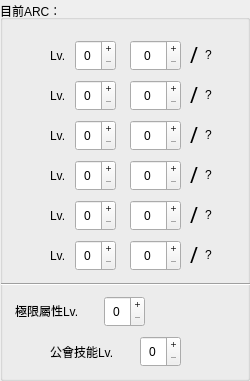
    <widget class="QGroupBox" name="groupBox_6">
     <property name="geometry">
      <rect>
       <x>12</x>
       <y>10</y>
       <width>250</width>
       <height>381</height>
      </rect>
     </property>
     <property name="title">
      <string>目前ARC：</string>
     </property>
     <property name="alignment">
      <set>Qt::AlignLeading|Qt::AlignLeft|Qt::AlignVCenter</set>
     </property>
     <widget class="QSpinBox" name="HyperStats">
      <property name="geometry">
       <rect>
        <x>104</x>
        <y>296</y>
        <width>41</width>
        <height>31</height>
       </rect>
      </property>
      <property name="alignment">
       <set>Qt::AlignCenter</set>
      </property>
      <property name="buttonSymbols">
       <enum>QAbstractSpinBox::PlusMinus</enum>
      </property>
      <property name="showGroupSeparator" stdset="0">
       <bool>false</bool>
      </property>
      <property name="maximum">
       <number>15</number>
      </property>
      <property name="value">
       <number>0</number>
      </property>
     </widget>
     <widget class="QLabel" name="Arc1upgrade">
      <property name="geometry">
       <rect>
        <x>205</x>
        <y>39</y>
        <width>31</width>
        <height>31</height>
       </rect>
      </property>
      <property name="toolTip">
       <string notr="true">升級所需數量</string>
      </property>
      <property name="statusTip">
       <string notr="true"/>
      </property>
      <property name="whatsThis">
       <string notr="true"/>
      </property>
      <property name="accessibleName">
       <string notr="true"/>
      </property>
      <property name="accessibleDescription">
       <string notr="true"/>
      </property>
      <property name="text">
       <string notr="true">?</string>
      </property>
     </widget>
     <widget class="QLabel" name="label">
      <property name="geometry">
       <rect>
        <x>50</x>
        <y>40</y>
        <width>21</width>
        <height>31</height>
       </rect>
      </property>
      <property name="toolTip">
       <string notr="true"/>
      </property>
      <property name="statusTip">
       <string notr="true"/>
      </property>
      <property name="whatsThis">
       <string notr="true"/>
      </property>
      <property name="accessibleName">
       <string notr="true"/>
      </property>
      <property name="accessibleDescription">
       <string notr="true"/>
      </property>
      <property name="text">
       <string notr="true">Lv.</string>
      </property>
     </widget>
     <widget class="QLabel" name="label_12">
      <property name="geometry">
       <rect>
        <x>190</x>
        <y>199</y>
        <width>16</width>
        <height>31</height>
       </rect>
      </property>
      <property name="font">
       <font>
        <family>微軟正黑體</family>
        <pointsize>16</pointsize>
       </font>
      </property>
      <property name="toolTip">
       <string notr="true"/>
      </property>
      <property name="statusTip">
       <string notr="true"/>
      </property>
      <property name="whatsThis">
       <string notr="true"/>
      </property>
      <property name="accessibleName">
       <string notr="true"/>
      </property>
      <property name="accessibleDescription">
       <string notr="true"/>
      </property>
      <property name="text">
       <string notr="true">/</string>
      </property>
     </widget>
     <widget class="QLabel" name="label_4">
      <property name="geometry">
       <rect>
        <x>50</x>
        <y>240</y>
        <width>21</width>
        <height>31</height>
       </rect>
      </property>
      <property name="toolTip">
       <string notr="true"/>
      </property>
      <property name="statusTip">
       <string notr="true"/>
      </property>
      <property name="whatsThis">
       <string notr="true"/>
      </property>
      <property name="accessibleName">
       <string notr="true"/>
      </property>
      <property name="accessibleDescription">
       <string notr="true"/>
      </property>
      <property name="text">
       <string notr="true">Lv.</string>
      </property>
     </widget>
     <widget class="QLabel" name="label_6">
      <property name="geometry">
       <rect>
        <x>50</x>
        <y>200</y>
        <width>21</width>
        <height>31</height>
       </rect>
      </property>
      <property name="toolTip">
       <string notr="true"/>
      </property>
      <property name="statusTip">
       <string notr="true"/>
      </property>
      <property name="whatsThis">
       <string notr="true"/>
      </property>
      <property name="accessibleName">
       <string notr="true"/>
      </property>
      <property name="accessibleDescription">
       <string notr="true"/>
      </property>
      <property name="text">
       <string notr="true">Lv.</string>
      </property>
     </widget>
     <widget class="QLabel" name="Arc4upgrade">
      <property name="geometry">
       <rect>
        <x>205</x>
        <y>159</y>
        <width>31</width>
        <height>31</height>
       </rect>
      </property>
      <property name="toolTip">
       <string notr="true">升級所需數量</string>
      </property>
      <property name="statusTip">
       <string notr="true"/>
      </property>
      <property name="whatsThis">
       <string notr="true"/>
      </property>
      <property name="accessibleName">
       <string notr="true"/>
      </property>
      <property name="accessibleDescription">
       <string notr="true"/>
      </property>
      <property name="text">
       <string notr="true">?</string>
      </property>
     </widget>
     <widget class="QLabel" name="label_5">
      <property name="geometry">
       <rect>
        <x>50</x>
        <y>160</y>
        <width>21</width>
        <height>31</height>
       </rect>
      </property>
      <property name="toolTip">
       <string notr="true"/>
      </property>
      <property name="statusTip">
       <string notr="true"/>
      </property>
      <property name="whatsThis">
       <string notr="true"/>
      </property>
      <property name="accessibleName">
       <string notr="true"/>
      </property>
      <property name="accessibleDescription">
       <string notr="true"/>
      </property>
      <property name="text">
       <string notr="true">Lv.</string>
      </property>
     </widget>
     <widget class="QLabel" name="arcimg4">
      <property name="geometry">
       <rect>
        <x>11</x>
        <y>160</y>
        <width>31</width>
        <height>31</height>
       </rect>
      </property>
      <property name="toolTip">
       <string notr="true">阿爾卡娜</string>
      </property>
      <property name="statusTip">
       <string notr="true"/>
      </property>
      <property name="whatsThis">
       <string notr="true"/>
      </property>
      <property name="accessibleName">
       <string notr="true"/>
      </property>
      <property name="accessibleDescription">
       <string notr="true"/>
      </property>
      <property name="text">
       <string notr="true"/>
      </property>
      <property name="pixmap">
       <pixmap resource="images.qrc">:/images/ARC4.png</pixmap>
      </property>
      <property name="margin">
       <number>-1</number>
      </property>
     </widget>
     <widget class="QLabel" name="label_10">
      <property name="geometry">
       <rect>
        <x>190</x>
        <y>119</y>
        <width>16</width>
        <height>31</height>
       </rect>
      </property>
      <property name="font">
       <font>
        <family>微軟正黑體</family>
        <pointsize>16</pointsize>
       </font>
      </property>
      <property name="toolTip">
       <string notr="true"/>
      </property>
      <property name="statusTip">
       <string notr="true"/>
      </property>
      <property name="whatsThis">
       <string notr="true"/>
      </property>
      <property name="accessibleName">
       <string notr="true"/>
      </property>
      <property name="accessibleDescription">
       <string notr="true"/>
      </property>
      <property name="text">
       <string notr="true">/</string>
      </property>
     </widget>
     <widget class="QLabel" name="Arc6upgrade">
      <property name="geometry">
       <rect>
        <x>205</x>
        <y>239</y>
        <width>31</width>
        <height>31</height>
       </rect>
      </property>
      <property name="toolTip">
       <string notr="true">升級所需數量</string>
      </property>
      <property name="statusTip">
       <string notr="true"/>
      </property>
      <property name="whatsThis">
       <string notr="true"/>
      </property>
      <property name="accessibleName">
       <string notr="true"/>
      </property>
      <property name="accessibleDescription">
       <string notr="true"/>
      </property>
      <property name="text">
       <string notr="true">?</string>
      </property>
     </widget>
     <widget class="QLabel" name="arcimg5">
      <property name="geometry">
       <rect>
        <x>10</x>
        <y>200</y>
        <width>31</width>
        <height>31</height>
       </rect>
      </property>
      <property name="toolTip">
       <string notr="true">魔菈斯</string>
      </property>
      <property name="statusTip">
       <string notr="true"/>
      </property>
      <property name="whatsThis">
       <string notr="true"/>
      </property>
      <property name="accessibleName">
       <string notr="true"/>
      </property>
      <property name="accessibleDescription">
       <string notr="true"/>
      </property>
      <property name="text">
       <string notr="true"/>
      </property>
      <property name="pixmap">
       <pixmap resource="images.qrc">:/images/ARC5.png</pixmap>
      </property>
      <property name="margin">
       <number>-1</number>
      </property>
     </widget>
     <widget class="QLabel" name="label_2">
      <property name="geometry">
       <rect>
        <x>50</x>
        <y>80</y>
        <width>21</width>
        <height>31</height>
       </rect>
      </property>
      <property name="toolTip">
       <string notr="true"/>
      </property>
      <property name="statusTip">
       <string notr="true"/>
      </property>
      <property name="whatsThis">
       <string notr="true"/>
      </property>
      <property name="accessibleName">
       <string notr="true"/>
      </property>
      <property name="accessibleDescription">
       <string notr="true"/>
      </property>
      <property name="text">
       <string notr="true">Lv.</string>
      </property>
     </widget>
     <widget class="QLabel" name="arcimg1">
      <property name="geometry">
       <rect>
        <x>10</x>
        <y>40</y>
        <width>31</width>
        <height>31</height>
       </rect>
      </property>
      <property name="toolTip">
       <string notr="true">消逝的旅途</string>
      </property>
      <property name="statusTip">
       <string notr="true"/>
      </property>
      <property name="whatsThis">
       <string notr="true"/>
      </property>
      <property name="accessibleName">
       <string notr="true"/>
      </property>
      <property name="accessibleDescription">
       <string notr="true"/>
      </property>
      <property name="text">
       <string notr="true"/>
      </property>
      <property name="pixmap">
       <pixmap resource="images.qrc">:/images/ARC1.png</pixmap>
      </property>
      <property name="margin">
       <number>-1</number>
      </property>
     </widget>
     <widget class="QLabel" name="Arc3upgrade">
      <property name="geometry">
       <rect>
        <x>205</x>
        <y>119</y>
        <width>31</width>
        <height>31</height>
       </rect>
      </property>
      <property name="toolTip">
       <string notr="true">升級所需數量</string>
      </property>
      <property name="statusTip">
       <string notr="true"/>
      </property>
      <property name="whatsThis">
       <string notr="true"/>
      </property>
      <property name="accessibleName">
       <string notr="true"/>
      </property>
      <property name="accessibleDescription">
       <string notr="true"/>
      </property>
      <property name="text">
       <string notr="true">?</string>
      </property>
     </widget>
     <widget class="QLabel" name="arcimg3">
      <property name="geometry">
       <rect>
        <x>10</x>
        <y>120</y>
        <width>31</width>
        <height>31</height>
       </rect>
      </property>
      <property name="toolTip">
       <string notr="true">拉契爾恩</string>
      </property>
      <property name="statusTip">
       <string notr="true"/>
      </property>
      <property name="whatsThis">
       <string notr="true"/>
      </property>
      <property name="accessibleName">
       <string notr="true"/>
      </property>
      <property name="accessibleDescription">
       <string notr="true"/>
      </property>
      <property name="text">
       <string notr="true"/>
      </property>
      <property name="pixmap">
       <pixmap resource="images.qrc">:/images/ARC3.png</pixmap>
      </property>
      <property name="scaledContents">
       <bool>false</bool>
      </property>
      <property name="margin">
       <number>-1</number>
      </property>
     </widget>
     <widget class="QLabel" name="arcimg6">
      <property name="geometry">
       <rect>
        <x>10</x>
        <y>240</y>
        <width>31</width>
        <height>31</height>
       </rect>
      </property>
      <property name="toolTip">
       <string notr="true">艾斯佩拉</string>
      </property>
      <property name="statusTip">
       <string notr="true"/>
      </property>
      <property name="whatsThis">
       <string notr="true"/>
      </property>
      <property name="accessibleName">
       <string notr="true"/>
      </property>
      <property name="accessibleDescription">
       <string notr="true"/>
      </property>
      <property name="text">
       <string notr="true"/>
      </property>
      <property name="pixmap">
       <pixmap resource="images.qrc">:/images/ARC6.png</pixmap>
      </property>
      <property name="margin">
       <number>1</number>
      </property>
     </widget>
     <widget class="QLabel" name="label_8">
      <property name="geometry">
       <rect>
        <x>190</x>
        <y>39</y>
        <width>16</width>
        <height>31</height>
       </rect>
      </property>
      <property name="font">
       <font>
        <family>微軟正黑體</family>
        <pointsize>16</pointsize>
       </font>
      </property>
      <property name="toolTip">
       <string notr="true"/>
      </property>
      <property name="statusTip">
       <string notr="true"/>
      </property>
      <property name="whatsThis">
       <string notr="true"/>
      </property>
      <property name="accessibleName">
       <string notr="true"/>
      </property>
      <property name="accessibleDescription">
       <string notr="true"/>
      </property>
      <property name="text">
       <string notr="true">/</string>
      </property>
     </widget>
     <widget class="QLabel" name="label_13">
      <property name="geometry">
       <rect>
        <x>190</x>
        <y>239</y>
        <width>16</width>
        <height>31</height>
       </rect>
      </property>
      <property name="font">
       <font>
        <family>微軟正黑體</family>
        <pointsize>16</pointsize>
       </font>
      </property>
      <property name="toolTip">
       <string notr="true"/>
      </property>
      <property name="statusTip">
       <string notr="true"/>
      </property>
      <property name="whatsThis">
       <string notr="true"/>
      </property>
      <property name="accessibleName">
       <string notr="true"/>
      </property>
      <property name="accessibleDescription">
       <string notr="true"/>
      </property>
      <property name="text">
       <string notr="true">/</string>
      </property>
     </widget>
     <widget class="QLabel" name="label_3">
      <property name="geometry">
       <rect>
        <x>50</x>
        <y>120</y>
        <width>21</width>
        <height>31</height>
       </rect>
      </property>
      <property name="toolTip">
       <string notr="true"/>
      </property>
      <property name="statusTip">
       <string notr="true"/>
      </property>
      <property name="whatsThis">
       <string notr="true"/>
      </property>
      <property name="accessibleName">
       <string notr="true"/>
      </property>
      <property name="accessibleDescription">
       <string notr="true"/>
      </property>
      <property name="text">
       <string notr="true">Lv.</string>
      </property>
     </widget>
     <widget class="QLabel" name="Arc2upgrade">
      <property name="geometry">
       <rect>
        <x>205</x>
        <y>79</y>
        <width>31</width>
        <height>31</height>
       </rect>
      </property>
      <property name="toolTip">
       <string notr="true">升級所需數量</string>
      </property>
      <property name="statusTip">
       <string notr="true"/>
      </property>
      <property name="whatsThis">
       <string notr="true"/>
      </property>
      <property name="accessibleName">
       <string notr="true"/>
      </property>
      <property name="accessibleDescription">
       <string notr="true"/>
      </property>
      <property name="text">
       <string notr="true">?</string>
      </property>
     </widget>
     <widget class="QLabel" name="label_9">
      <property name="geometry">
       <rect>
        <x>190</x>
        <y>79</y>
        <width>16</width>
        <height>31</height>
       </rect>
      </property>
      <property name="font">
       <font>
        <family>微軟正黑體</family>
        <pointsize>16</pointsize>
       </font>
      </property>
      <property name="toolTip">
       <string notr="true"/>
      </property>
      <property name="statusTip">
       <string notr="true"/>
      </property>
      <property name="whatsThis">
       <string notr="true"/>
      </property>
      <property name="accessibleName">
       <string notr="true"/>
      </property>
      <property name="accessibleDescription">
       <string notr="true"/>
      </property>
      <property name="text">
       <string notr="true">/</string>
      </property>
     </widget>
     <widget class="QLabel" name="label_11">
      <property name="geometry">
       <rect>
        <x>190</x>
        <y>159</y>
        <width>16</width>
        <height>31</height>
       </rect>
      </property>
      <property name="font">
       <font>
        <family>微軟正黑體</family>
        <pointsize>16</pointsize>
       </font>
      </property>
      <property name="toolTip">
       <string notr="true"/>
      </property>
      <property name="statusTip">
       <string notr="true"/>
      </property>
      <property name="whatsThis">
       <string notr="true"/>
      </property>
      <property name="accessibleName">
       <string notr="true"/>
      </property>
      <property name="accessibleDescription">
       <string notr="true"/>
      </property>
      <property name="text">
       <string notr="true">/</string>
      </property>
     </widget>
     <widget class="QLabel" name="arcimg2">
      <property name="geometry">
       <rect>
        <x>10</x>
        <y>80</y>
        <width>31</width>
        <height>31</height>
       </rect>
      </property>
      <property name="toolTip">
       <string notr="true">啾啾島</string>
      </property>
      <property name="statusTip">
       <string notr="true"/>
      </property>
      <property name="whatsThis">
       <string notr="true"/>
      </property>
      <property name="accessibleName">
       <string notr="true"/>
      </property>
      <property name="accessibleDescription">
       <string notr="true"/>
      </property>
      <property name="text">
       <string notr="true"/>
      </property>
      <property name="pixmap">
       <pixmap resource="images.qrc">:/images/ARC2.png</pixmap>
      </property>
      <property name="margin">
       <number>-1</number>
      </property>
     </widget>
     <widget class="QLabel" name="Arc5upgrade">
      <property name="geometry">
       <rect>
        <x>205</x>
        <y>199</y>
        <width>31</width>
        <height>31</height>
       </rect>
      </property>
      <property name="toolTip">
       <string notr="true">升級所需數量</string>
      </property>
      <property name="statusTip">
       <string notr="true"/>
      </property>
      <property name="whatsThis">
       <string notr="true"/>
      </property>
      <property name="accessibleName">
       <string notr="true"/>
      </property>
      <property name="accessibleDescription">
       <string notr="true"/>
      </property>
      <property name="text">
       <string notr="true">?</string>
      </property>
     </widget>
     <widget class="QLabel" name="label_35">
      <property name="geometry">
       <rect>
        <x>15</x>
        <y>295</y>
        <width>91</width>
        <height>31</height>
       </rect>
      </property>
      <property name="toolTip">
       <string notr="true"/>
      </property>
      <property name="statusTip">
       <string notr="true"/>
      </property>
      <property name="whatsThis">
       <string notr="true"/>
      </property>
      <property name="accessibleName">
       <string notr="true"/>
      </property>
      <property name="accessibleDescription">
       <string notr="true"/>
      </property>
      <property name="text">
       <string notr="true">極限屬性Lv.</string>
      </property>
     </widget>
     <widget class="QSpinBox" name="Arc1LV">
      <property name="geometry">
       <rect>
        <x>75</x>
        <y>40</y>
        <width>41</width>
        <height>31</height>
       </rect>
      </property>
      <property name="alignment">
       <set>Qt::AlignCenter</set>
      </property>
      <property name="buttonSymbols">
       <enum>QAbstractSpinBox::PlusMinus</enum>
      </property>
      <property name="showGroupSeparator" stdset="0">
       <bool>false</bool>
      </property>
      <property name="maximum">
       <number>20</number>
      </property>
      <property name="value">
       <number>0</number>
      </property>
     </widget>
     <widget class="QSpinBox" name="Arc2LV">
      <property name="geometry">
       <rect>
        <x>75</x>
        <y>80</y>
        <width>41</width>
        <height>31</height>
       </rect>
      </property>
      <property name="alignment">
       <set>Qt::AlignCenter</set>
      </property>
      <property name="buttonSymbols">
       <enum>QAbstractSpinBox::PlusMinus</enum>
      </property>
      <property name="showGroupSeparator" stdset="0">
       <bool>false</bool>
      </property>
      <property name="maximum">
       <number>20</number>
      </property>
      <property name="value">
       <number>0</number>
      </property>
     </widget>
     <widget class="QSpinBox" name="Arc3LV">
      <property name="geometry">
       <rect>
        <x>75</x>
        <y>120</y>
        <width>41</width>
        <height>31</height>
       </rect>
      </property>
      <property name="alignment">
       <set>Qt::AlignCenter</set>
      </property>
      <property name="buttonSymbols">
       <enum>QAbstractSpinBox::PlusMinus</enum>
      </property>
      <property name="showGroupSeparator" stdset="0">
       <bool>false</bool>
      </property>
      <property name="maximum">
       <number>20</number>
      </property>
      <property name="value">
       <number>0</number>
      </property>
     </widget>
     <widget class="QSpinBox" name="Arc4LV">
      <property name="geometry">
       <rect>
        <x>75</x>
        <y>160</y>
        <width>41</width>
        <height>31</height>
       </rect>
      </property>
      <property name="alignment">
       <set>Qt::AlignCenter</set>
      </property>
      <property name="buttonSymbols">
       <enum>QAbstractSpinBox::PlusMinus</enum>
      </property>
      <property name="showGroupSeparator" stdset="0">
       <bool>false</bool>
      </property>
      <property name="maximum">
       <number>20</number>
      </property>
      <property name="value">
       <number>0</number>
      </property>
     </widget>
     <widget class="QSpinBox" name="Arc5LV">
      <property name="geometry">
       <rect>
        <x>75</x>
        <y>200</y>
        <width>41</width>
        <height>31</height>
       </rect>
      </property>
      <property name="alignment">
       <set>Qt::AlignCenter</set>
      </property>
      <property name="buttonSymbols">
       <enum>QAbstractSpinBox::PlusMinus</enum>
      </property>
      <property name="showGroupSeparator" stdset="0">
       <bool>false</bool>
      </property>
      <property name="maximum">
       <number>20</number>
      </property>
      <property name="value">
       <number>0</number>
      </property>
     </widget>
     <widget class="QSpinBox" name="Arc6LV">
      <property name="geometry">
       <rect>
        <x>75</x>
        <y>240</y>
        <width>41</width>
        <height>31</height>
       </rect>
      </property>
      <property name="alignment">
       <set>Qt::AlignCenter</set>
      </property>
      <property name="buttonSymbols">
       <enum>QAbstractSpinBox::PlusMinus</enum>
      </property>
      <property name="showGroupSeparator" stdset="0">
       <bool>false</bool>
      </property>
      <property name="maximum">
       <number>20</number>
      </property>
      <property name="value">
       <number>0</number>
      </property>
     </widget>
     <widget class="QSpinBox" name="Arc1current">
      <property name="geometry">
       <rect>
        <x>130</x>
        <y>40</y>
        <width>51</width>
        <height>31</height>
       </rect>
      </property>
      <property name="alignment">
       <set>Qt::AlignCenter</set>
      </property>
      <property name="buttonSymbols">
       <enum>QAbstractSpinBox::PlusMinus</enum>
      </property>
      <property name="showGroupSeparator" stdset="0">
       <bool>false</bool>
      </property>
      <property name="maximum">
       <number>372</number>
      </property>
      <property name="value">
       <number>0</number>
      </property>
      <property name="displayIntegerBase">
       <number>10</number>
      </property>
     </widget>
     <widget class="QSpinBox" name="Arc2current">
      <property name="geometry">
       <rect>
        <x>130</x>
        <y>80</y>
        <width>51</width>
        <height>31</height>
       </rect>
      </property>
      <property name="alignment">
       <set>Qt::AlignCenter</set>
      </property>
      <property name="buttonSymbols">
       <enum>QAbstractSpinBox::PlusMinus</enum>
      </property>
      <property name="showGroupSeparator" stdset="0">
       <bool>false</bool>
      </property>
      <property name="maximum">
       <number>372</number>
      </property>
      <property name="value">
       <number>0</number>
      </property>
      <property name="displayIntegerBase">
       <number>10</number>
      </property>
     </widget>
     <widget class="QSpinBox" name="Arc3current">
      <property name="geometry">
       <rect>
        <x>130</x>
        <y>120</y>
        <width>51</width>
        <height>31</height>
       </rect>
      </property>
      <property name="alignment">
       <set>Qt::AlignCenter</set>
      </property>
      <property name="buttonSymbols">
       <enum>QAbstractSpinBox::PlusMinus</enum>
      </property>
      <property name="showGroupSeparator" stdset="0">
       <bool>false</bool>
      </property>
      <property name="maximum">
       <number>372</number>
      </property>
      <property name="value">
       <number>0</number>
      </property>
      <property name="displayIntegerBase">
       <number>10</number>
      </property>
     </widget>
     <widget class="QSpinBox" name="Arc4current">
      <property name="geometry">
       <rect>
        <x>130</x>
        <y>160</y>
        <width>51</width>
        <height>31</height>
       </rect>
      </property>
      <property name="alignment">
       <set>Qt::AlignCenter</set>
      </property>
      <property name="buttonSymbols">
       <enum>QAbstractSpinBox::PlusMinus</enum>
      </property>
      <property name="showGroupSeparator" stdset="0">
       <bool>false</bool>
      </property>
      <property name="maximum">
       <number>372</number>
      </property>
      <property name="value">
       <number>0</number>
      </property>
      <property name="displayIntegerBase">
       <number>10</number>
      </property>
     </widget>
     <widget class="QSpinBox" name="Arc5current">
      <property name="geometry">
       <rect>
        <x>130</x>
        <y>200</y>
        <width>51</width>
        <height>31</height>
       </rect>
      </property>
      <property name="alignment">
       <set>Qt::AlignCenter</set>
      </property>
      <property name="buttonSymbols">
       <enum>QAbstractSpinBox::PlusMinus</enum>
      </property>
      <property name="showGroupSeparator" stdset="0">
       <bool>false</bool>
      </property>
      <property name="maximum">
       <number>372</number>
      </property>
      <property name="value">
       <number>0</number>
      </property>
      <property name="displayIntegerBase">
       <number>10</number>
      </property>
     </widget>
     <widget class="QSpinBox" name="Arc6current">
      <property name="geometry">
       <rect>
        <x>130</x>
        <y>240</y>
        <width>51</width>
        <height>31</height>
       </rect>
      </property>
      <property name="alignment">
       <set>Qt::AlignCenter</set>
      </property>
      <property name="buttonSymbols">
       <enum>QAbstractSpinBox::PlusMinus</enum>
      </property>
      <property name="showGroupSeparator" stdset="0">
       <bool>false</bool>
      </property>
      <property name="maximum">
       <number>372</number>
      </property>
      <property name="value">
       <number>0</number>
      </property>
      <property name="displayIntegerBase">
       <number>10</number>
      </property>
     </widget>
     <widget class="Line" name="line_6">
      <property name="geometry">
       <rect>
        <x>1</x>
        <y>274</y>
        <width>251</width>
        <height>20</height>
       </rect>
      </property>
      <property name="orientation">
       <enum>Qt::Horizontal</enum>
      </property>
     </widget>
     <widget class="QLabel" name="label_15">
      <property name="geometry">
       <rect>
        <x>50</x>
        <y>336</y>
        <width>91</width>
        <height>31</height>
       </rect>
      </property>
      <property name="toolTip">
       <string notr="true"/>
      </property>
      <property name="statusTip">
       <string notr="true"/>
      </property>
      <property name="whatsThis">
       <string notr="true"/>
      </property>
      <property name="accessibleName">
       <string notr="true"/>
      </property>
      <property name="accessibleDescription">
       <string notr="true"/>
      </property>
      <property name="text">
       <string notr="true">公會技能Lv.</string>
      </property>
     </widget>
     <widget class="QLabel" name="guildIcon">
      <property name="geometry">
       <rect>
        <x>16</x>
        <y>336</y>
        <width>31</width>
        <height>31</height>
       </rect>
      </property>
      <property name="toolTip">
       <string notr="true"/>
      </property>
      <property name="statusTip">
       <string notr="true"/>
      </property>
      <property name="whatsThis">
       <string notr="true"/>
      </property>
      <property name="accessibleName">
       <string notr="true"/>
      </property>
      <property name="accessibleDescription">
       <string notr="true"/>
      </property>
      <property name="text">
       <string notr="true"/>
      </property>
      <property name="pixmap">
       <pixmap resource="images.qrc">:/images/guild.png</pixmap>
      </property>
      <property name="scaledContents">
       <bool>true</bool>
      </property>
      <property name="margin">
       <number>-2</number>
      </property>
     </widget>
     <widget class="QSpinBox" name="GuildSkillLV">
      <property name="geometry">
       <rect>
        <x>140</x>
        <y>336</y>
        <width>41</width>
        <height>31</height>
       </rect>
      </property>
      <property name="alignment">
       <set>Qt::AlignCenter</set>
      </property>
      <property name="buttonSymbols">
       <enum>QAbstractSpinBox::PlusMinus</enum>
      </property>
      <property name="showGroupSeparator" stdset="0">
       <bool>false</bool>
      </property>
      <property name="maximum">
       <number>4</number>
      </property>
      <property name="value">
       <number>0</number>
      </property>
     </widget>
    </widget>
